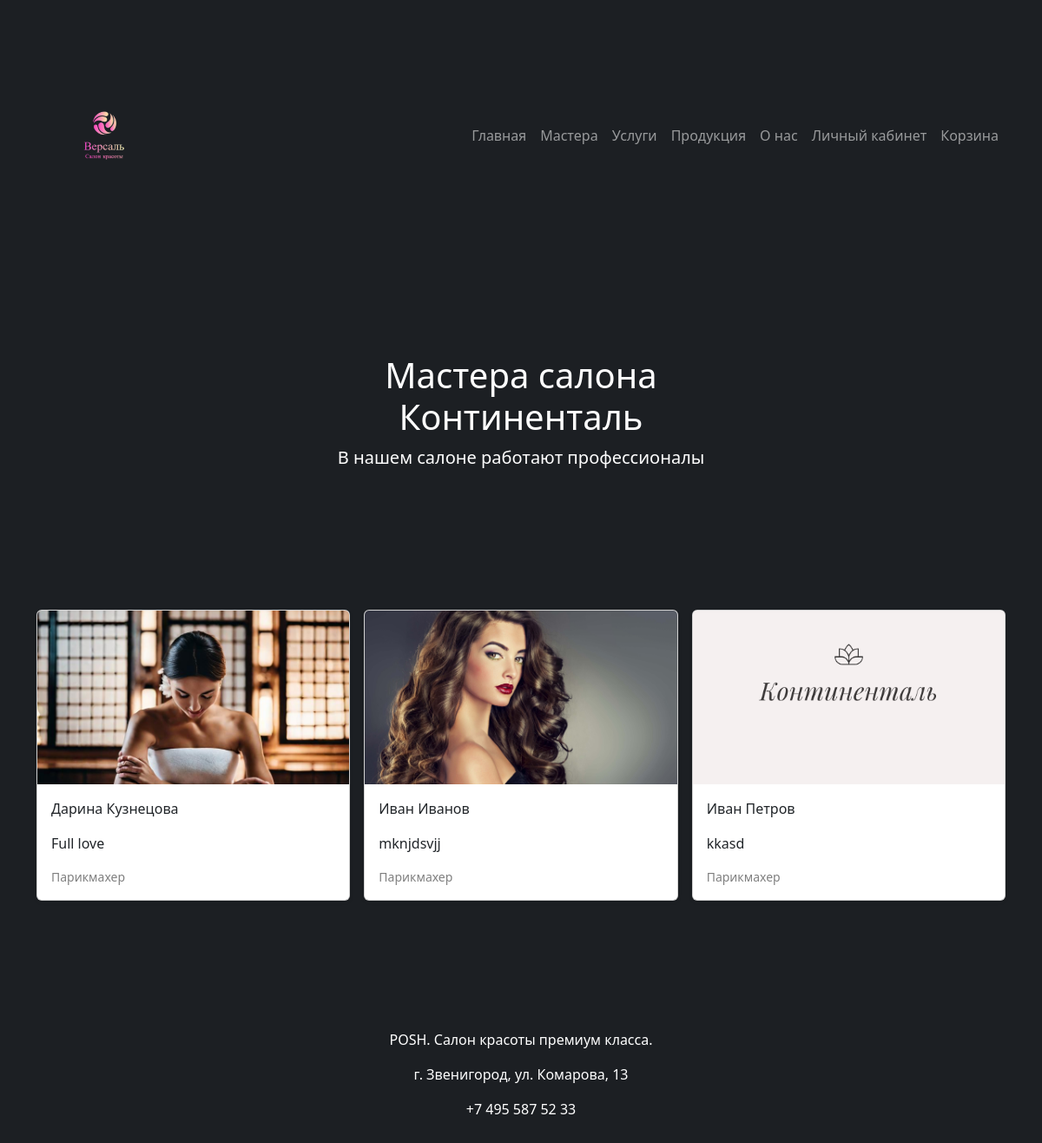
Page /masters/ on the committed database.
### masters/models.py (models this page shows, shortened)
class Masters(models.Model):
    user: Users = models.OneToOneField(Users, on_delete=models.CASCADE, verbose_name='Пользователь')
    position = models.ForeignKey(Position,  on_delete=models.PROTECT, verbose_name='Должность')
    short_description = models.CharField(verbose_name='Краткая информация', max_length=200)
    full_description = models.TextField(verbose_name='Полная информация')
    photo = models.ImageField(verbose_name='Фотография', upload_to='images/')
    admission_date = models.DateField(verbose_name='Дата приема', auto_now_add=True)
    salary = models.DecimalField(verbose_name='Зарплата', max_digits=8, decimal_places=2)
    weekend = models.ManyToManyField(Weekday, verbose_name='Выходные', limit_choices_to=2)
    slug = models.SlugField(verbose_name='URL', max_length=50, unique=True, db_index=True, blank=True)
    class Meta:
        verbose_name = 'Мастер'
        verbose_name_plural = 'Мастера'

class Users(AbstractUser):
    username = None
    email = models.EmailField(verbose_name='Почта', max_length=50, unique=True, db_index=True)
    phone_number = models.CharField(verbose_name='Номер телефона', max_length=20, unique=True)
    is_customer = models.BooleanField(verbose_name='Клиент', default=True, help_text='Уберите отметку, '
                                                                        'если пользователь является сотрудником салона')
    USERNAME_FIELD = 'email'
    REQUIRED_FIELDS = []
    objects = UserManager()
    class Meta:
        verbose_name = 'Пользователь'
        verbose_name_plural = 'Пользователи'

class Position(models.Model):
    title = models.CharField(verbose_name='Должность', max_length=25)
    def __str__(self):
        return f"{self.title}"
    class Meta:
        verbose_name = 'Должность'
        verbose_name_plural = 'Должности'

### masters/views.py (the view)
# urls.py: path('', views.masters_list, name='masters_list'),
def masters_list(request):
    all_masters = Masters.objects.all()
    return render(request, 'masters/masters_list.html', {'all_masters': all_masters})

### masters/templates/masters/masters_list.html (shortened to what this page needs)
{% extends 'main/main_layout.html' %}
{% load static %}
{% block css_link %}
    <link rel="stylesheet" href="{% static 'masters/css/style.css' %}">
{% endblock %}
{% block content %}
    <section class="py-5 text-center container">
        <div class="row py-lg-5">
            <div class="col-lg-6 col-md-8 mx-auto">
                <h1 class="fw-light text-white">Мастера салона Континенталь</h1>
                <p class="lead text-white">В нашем салоне работают профессионалы</p>
            </div>
        </div>
    </section>
    <div class="album py-5">
        <div class="container">
            <div class="row row-cols-1 row-cols-sm-2 row-cols-md-3 g-3">
                {% for master in all_masters %}
                    <div class="col">
                        <a href="{% url 'master_info' master.slug %}" class="card-link">
                            <div class="card shadow-sm">
                                <img
                                        src="{{ master.photo.url }}"
                                        alt="{{ master.user.first_name }} {{ master.user.second_name }}"
                                        class="bd-placeholder-img card-img-top master-image"
                                />
                                <div class="card-body">
                                    <p class="card-text">{{ master.user.first_name }} {{ master.user.last_name }}</p>
                                    <p class="card-text">{{ master.short_description }}</p>
                                    <div class="d-flex justify-content-between align-items-center">
                                        <small class="text-black-50">{{ master.position }}</small>
                                    </div>
                                </div>
                            </div>
                        </a>
                    </div>
                {% endfor %}
            </div>
        </div>
    </div>
{% endblock %}

### main/static/main/css/main_style.css (style rules this page uses)
body { background-color: #1c1f23; }
header, section, footer { padding: 100px 0; }

### masters/static/masters/css/style.css (style rules this page uses)
.card-link { text-decoration: none; color: inherit; transition: transform 0.2s; }
.master-image { width: 100%; height: 200px; object-fit: cover; }

### rows in the picture
Masters: photo (picture), user.first_name "Дарина", user.last_name "Кузнецова", short_description "Full love", position "Парикмахер"
Masters: photo (picture), user.first_name "Иван", user.last_name "Иванов", short_description "mknjdsvjj", position "Парикмахер"
Masters: photo (picture), user.first_name "Иван", user.last_name "Петров", short_description "kkasd", position "Парикмахер"
